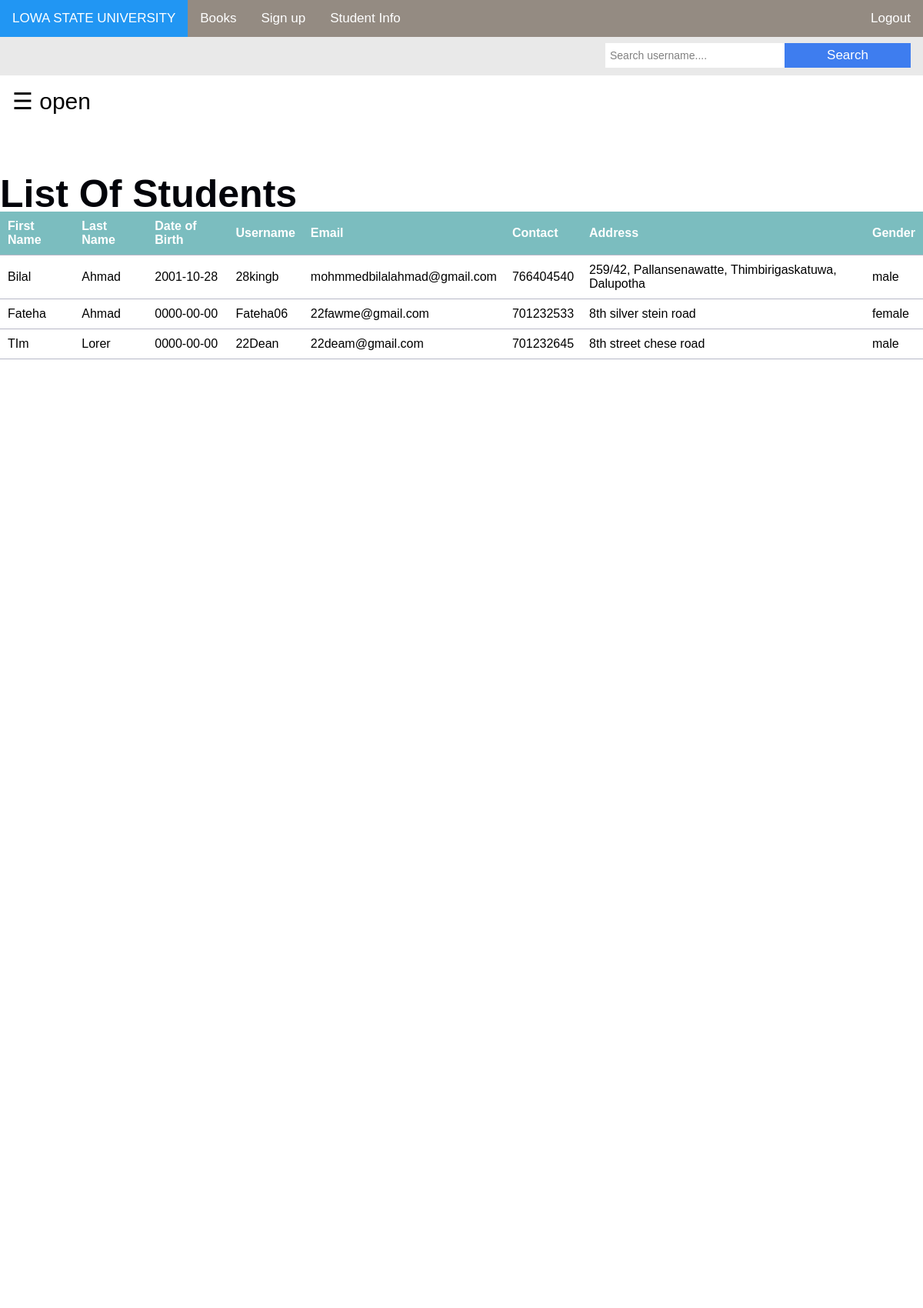
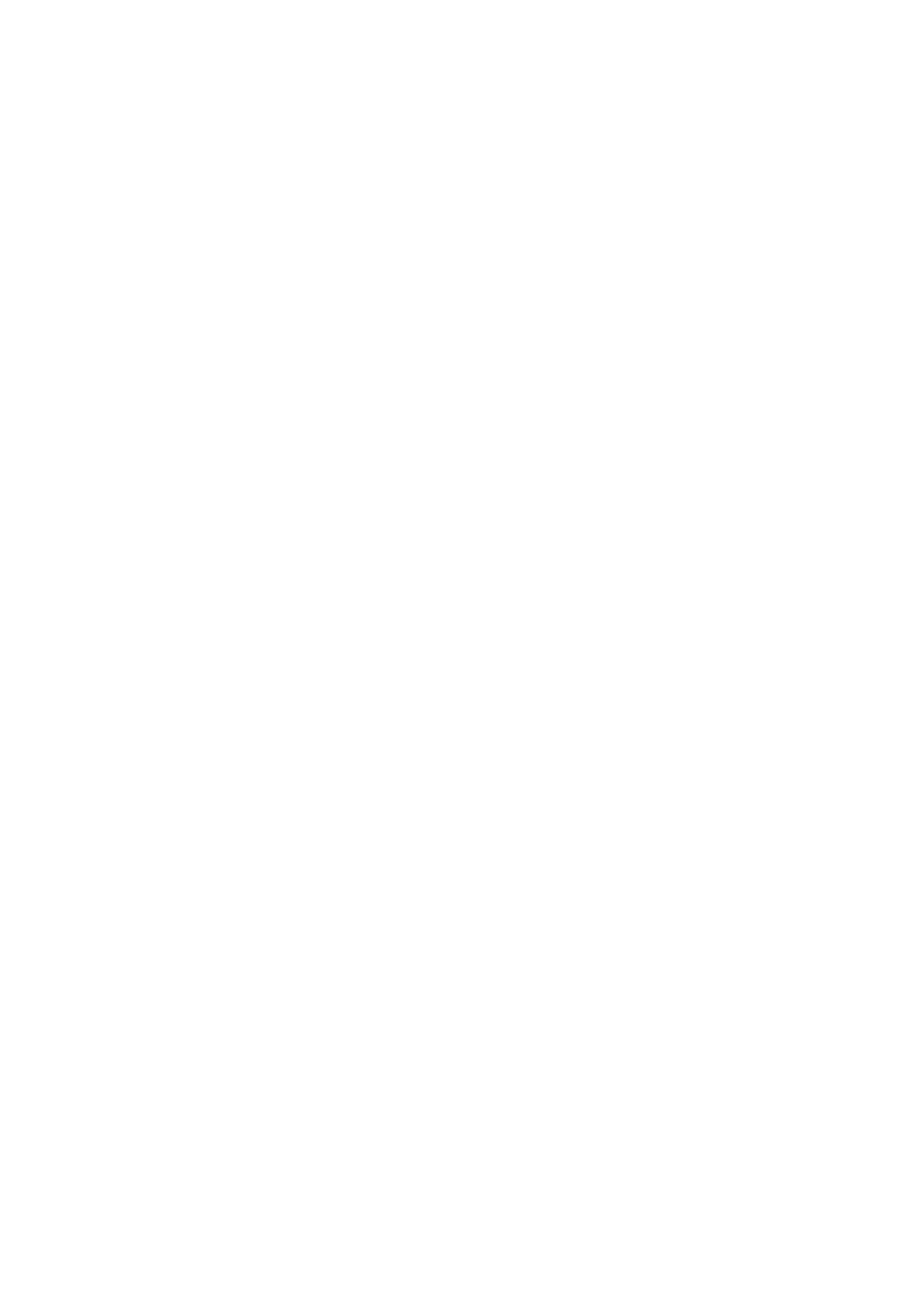
The page /admin/student.php (upper part) on the database its author committed (2 pictures, top to bottom).
### tables this page shows
CREATE TABLE `student` (
  `first` varchar(100) NOT NULL,
  `last` varchar(100) NOT NULL,
  `dob` date NOT NULL,
  `username` varchar(100) NOT NULL,
  `email` varchar(100) NOT NULL,
  `contact` int(100) NOT NULL,
  `address` varchar(100) NOT NULL,
  `gender` varchar(100) NOT NULL,
  `type` varchar(100) NOT NULL,
  `password` varchar(100) NOT NULL
);

### admin/student.php (the view, shortened to what this page needs)
<?php
include "connection.php";
include "navbar.php";
 ?>
<!doctype html>
<html>
<head>
<link rel="stylesheet" href="https://cdnjs.cloudflare.com/ajax/libs/font-awesome/4.7.0/css/font-awesome.min.css">
<link rel="stylesheet" href="https://unpkg.com/swiper/swiper-bundle.min.css"/>
<link rel="stylesheet" href="style.css" type="text/css" media="all">
</head>
<body>
<div class="topnav2">
<div class="search-container">
<form  method="post" name="form1">
<input class="form-control-delete" type="text" placeholder="Search username...." name="search">
<button type="submit" name="submit">Search</button>
<br>
</form>
</div>
</div>
<div id="main">
<span style="font-size:30px;cursor:pointer" onclick="openNav()">&#9776; open</span>
</div>
<section class="listofbooks">
<h2><br>List Of Students</h2>
<?php
		if(isset($_POST['submit']))
		{
			$q=mysqli_query($db,"SELECT first,last,dob,username,email,contact,address,gender FROM `student` where username like '%$_POST[search]%' ");
			if(mysqli_num_rows($q)==0)
			{
				echo "Sorry! No student found with that username. Try searching again.";
			}
			else
			{
    		echo "<table class='table table-bordered table-hover' >";
		  	echo "<tr style='background-color: #6db6b9e6;'>";
				echo "<th>"; echo "First Name";	echo "</th>";
				echo "<th>"; echo "Last Name";  echo "</th>";
				echo "<th>"; echo "Date of Birth";  echo "</th>";
				echo "<th>"; echo "Username";  echo "</th>";
				echo "<th>"; echo "Email";  echo "</th>";
				echo "<th>"; echo "Contact";  echo "</th>";
				echo "<th>"; echo "Address";  echo "</th>";
        echo "<th>"; echo "Gender";  echo "</th>";
		  	echo "</tr>";
			while($row=mysqli_fetch_assoc($q))
			{
				echo "<tr>";
				echo "<td>"; echo $row['first']; echo "</td>";
				echo "<td>"; echo $row['last']; echo "</td>";
				echo "<td>"; echo $row['dob']; echo "</td>";
				echo "<td>"; echo $row['username']; echo "</td>";
				echo "<td>"; echo $row['email']; echo "</td>";
        echo "<td>"; echo $row['contact']; echo "</td>";
				echo "<td>"; echo $row['address']; echo "</td>";
				echo "<td>"; echo $row['gender']; echo "</td>";
				echo "</tr>";
			}
		echo "</table>";
			}
		}
		else
		{
			$res=mysqli_query($db,"SELECT first,last,dob,username,email,contact,address,gender FROM `student` ORDER BY `student`.`first` ASC;");
	  	echo "<table class='table table-bordered table-hover' >";
			echo "<tr style='background-color: #6db6b9e6;'>";
        echo "<th>"; echo "First Name";	echo "</th>";
				echo "<th>"; echo "Last Name";  echo "</th>";
				echo "<th>"; echo "Date of Birth";  echo "</th>";
				echo "<th>"; echo "Username";  echo "</th>";
				echo "<th>"; echo "Email";  echo "</th>";
				echo "<th>"; echo "Contact";  echo "</th>";
				echo "<th>"; echo "Address";  echo "</th>";
        echo "<th>"; echo "Gender";  echo "</th>";
			  echo "</tr>";
			while($row=mysqli_fetch_assoc($res))
			{
				echo "<tr>";
        echo "<td>"; echo $row['first']; echo "</td>";
				echo "<td>"; echo $row['last']; echo "</td>";
				echo "<td>"; echo $row['dob']; echo "</td>";
				echo "<td>"; echo $row['username']; echo "</td>";
				echo "<td>"; echo $row['email']; echo "</td>";
        echo "<td>"; echo $row['contact']; echo "</td>";
				echo "<td>"; echo $row['address']; echo "</td>";
				echo "<td>"; echo $row['gender']; echo "</td>";
				echo "</tr>";
			}
		echo "</table>";
		}
	?>
</section>
</body>
</html>

### admin/style.css (style rules this page uses)
* { margin:0; padding:0; }
::placeholder { color: #FFFFFF; font-family: arial; }
input, textarea, select, button { font-family: arial; color: #333; font-size: 14px; }
p, h1, h2, h3, h4, h5, h6, ul { margin: 0; }
button { border: none; width: 164px; height: 51px; margin: auto; margin-top: 40px; cursor: pointer; display: flex; align-items: center; justify-content: center; padding: 0; background: #333; font-size: 15px; color: #fff; }
#main { transition: margin-left .5s; padding: 16px; }
.listofbooks { height: 3500px; }
.listofbooks h2 { color: #03040a; background: #ffffff; height: 110px; font-size: 50px; }
.listofbooks table { border-collapse: collapse; width: 100%; }
.listofbooks th { color: white; }
.listofbooks th, td { padding: 10px; text-align: left; border-bottom: 1px solid #b7b8c7; }

### admin/navbar.php (style rules this page uses)
body { margin: 0; font-family: "Lato", sans-serif; transition: background-color .5s; }

### admin/student.php (style rules this page uses)
body { margin: 0; font-family: Arial, Helvetica, sans-serif; }
.topnav2 { overflow: hidden; background-color: #e9e9e9; height: 50px; }
.topnav2 .search-container { float: right; }
.topnav2 input[type=text] { padding: 6px; margin-top: 8px; font-size: 17px; border: none; }
.topnav2 .search-container button { height:auto; float: right; padding: 6px; margin-top: 8px; margin-right: 16px; background: #3e7def; font-size: 17px; border: none; cursor: pointer; }

### rows shown on the page
student: first "Bilal", last "Ahmad", dob "2001-10-28", username "28kingb", email "mohmmedbilalahmad@gmail.com", contact "766404540", address "259/42, Pallansenawatte, Thimbirigaskatuwa, Dalupotha", gender "male"
student: first "Fateha", last "Ahmad", dob "0000-00-00", username "Fateha06", email "22fawme@gmail.com", contact "701232533", address "8th silver stein road", gender "female"
student: first "TIm", last "Lorer", dob "0000-00-00", username "22Dean", email "22deam@gmail.com", contact "701232645", address "8th street chese road", gender "male"
